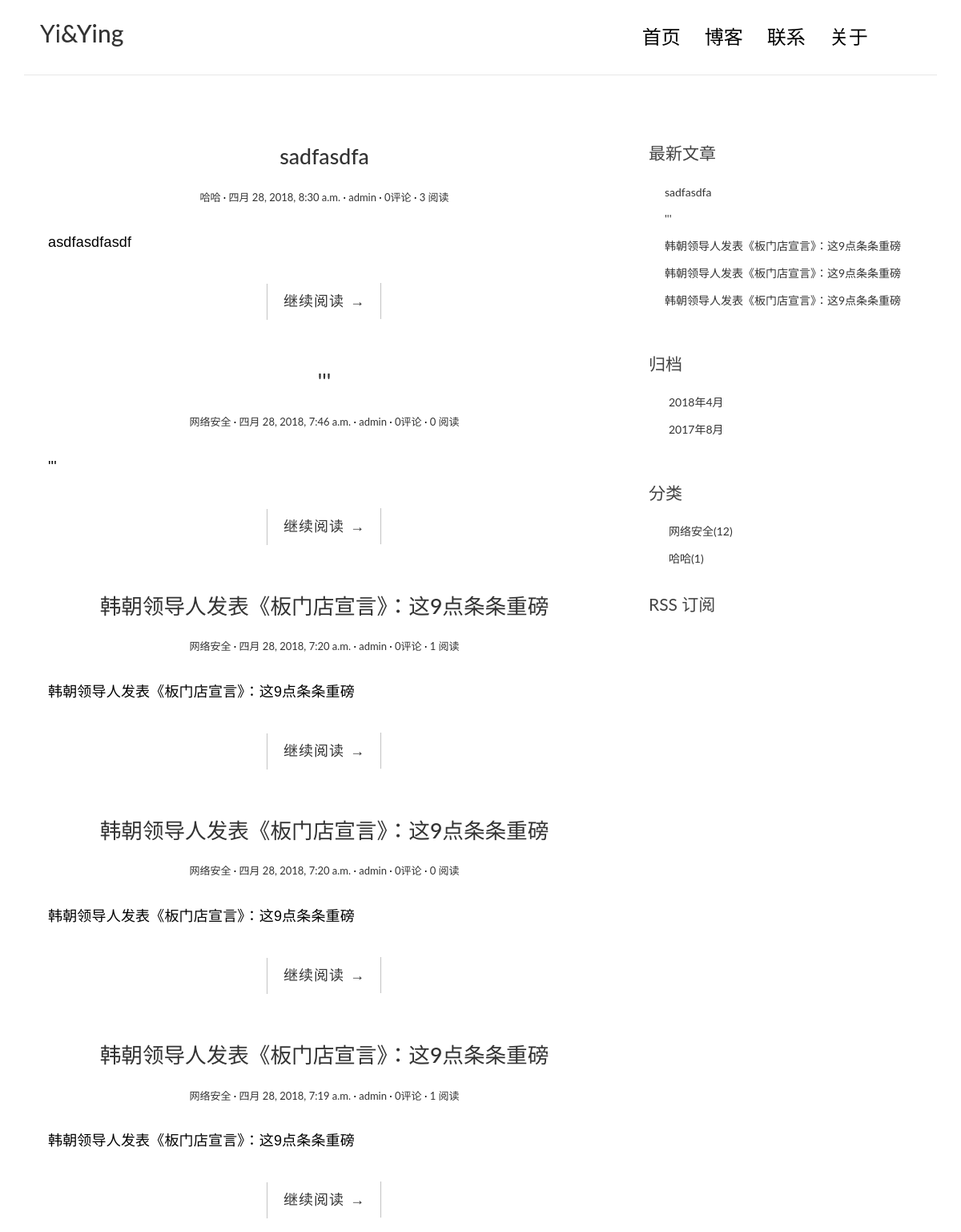
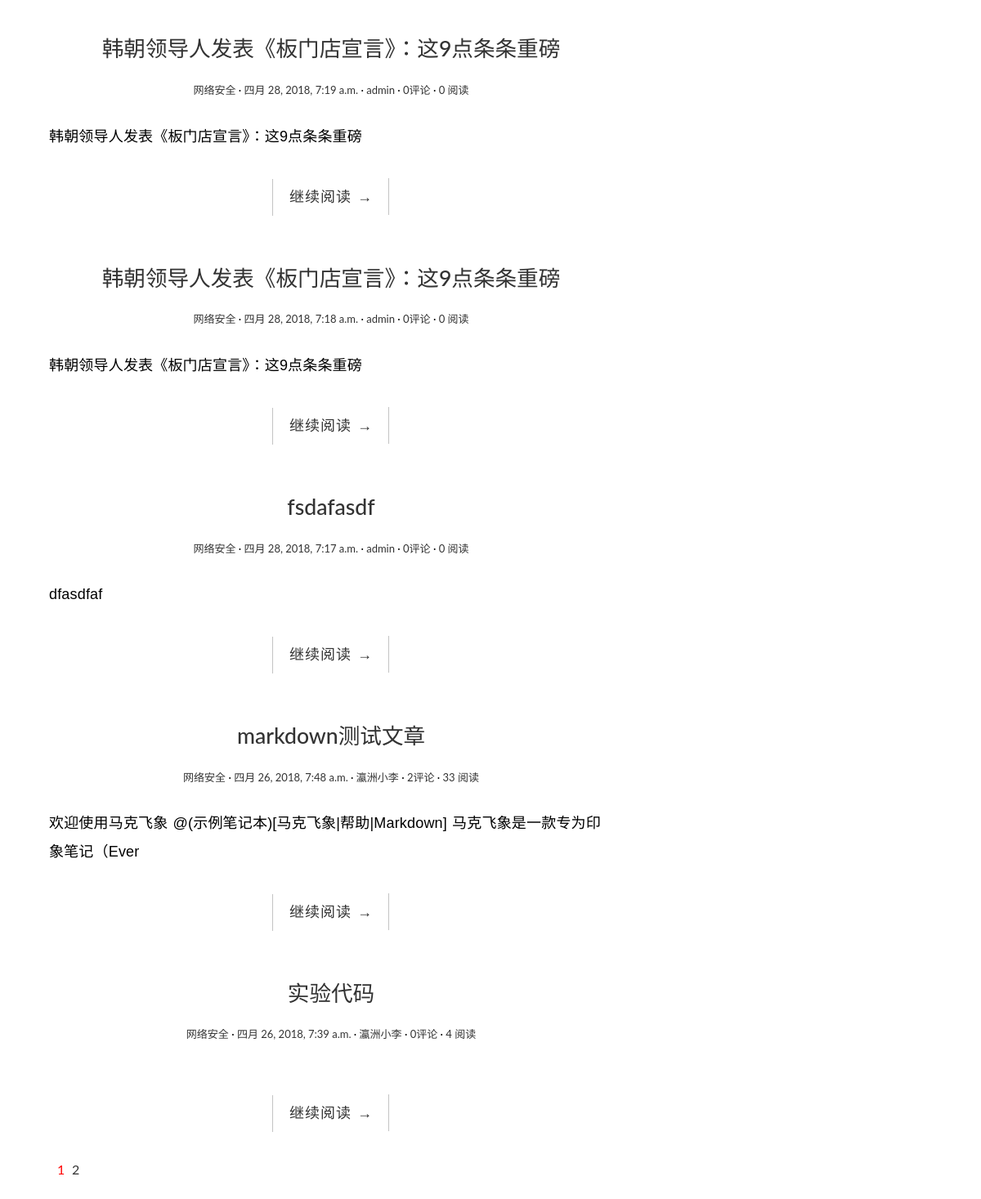
The page / on the database its author committed (2 pictures, top to bottom).
### blog/models.py (models this page shows, shortened)
class Post(models.Model):
    title = models.CharField(max_length=70)
    body = models.TextField()
    excerpt = models.CharField(max_length=200,blank=True)
    created_time = models.DateTimeField()
    modified_time = models.DateTimeField()
    category = models.ForeignKey(Category,on_delete=models.CASCADE)
    tags = models.ManyToManyField(Tag, blank=True)
    author = models.ForeignKey(User,on_delete=models.CASCADE)
    views = models.PositiveIntegerField(default=0)
    def get_absolute_url(self):
        return reverse('blog:detail', kwargs={'pk':self.pk})
    class Meta:
        ordering = ['-created_time','title']

class Category(models.Model):
    name = models.CharField(max_length=100)

### blog/views.py (the view, shortened to what this page needs)
# urls.py: url(r'^$', views.IndexView.as_view(), name='index'),
class IndexView(ListView):
    model = Post
    template_name = 'blog/index.html'
    context_object_name = 'post_list'
    paginate_by = 10
    def get_context_data(self, **kwargs):
        context = super().get_context_data(**kwargs)
        paginator = context.get('paginator')
        page = context.get('page_obj')
        is_paginated = context.get('is_paginated')
        pagination_data = self.pagination_data(paginator, page, is_paginated)
        context.update(pagination_data)
        return context
    def pagination_data(self, paginator, page, is_paginated):
        if not is_paginated:
            return {}
        left = []
        right = []
        left_has_more = False
        right_has_more = False
        first = False
        last = False
        page_number = page.number
        total_pages = paginator.num_pages
        page_range = paginator.page_range
        if page_number == 1:
            right = page_range[page_number:page_number + 2]
            if right[-1] < total_pages - 1:
                right_has_more = True
            if right[-1] < total_pages:
                last = True
        elif page_number == total_pages:
            left = page_range[(page_number - 3) if (page_number - 3) > 0 else 0:page_number - 1]
            if left[0] > 2:
                left_has_more = True
            if left[0] > 1:
                first = True
        data = {
            'left': left,
            'right': right,
            'left_has_more': left_has_more,
            'right_has_more': right_has_more,
            'first': first,
            'last': last,
        }
        return data

### blog/templatetags/blog_tags.py (called while the page is built)
@register.simple_tag()
def get_recent_posts(num=5):
    return Post.objects.all().order_by('-created_time')[:num]

@register.simple_tag()
def archives():
    return Post.objects.dates('created_time','month',order='DESC')

@register.simple_tag()
def get_categories():
    return Category.objects.annotate(num_posts=Count('post')).filter(num_posts__gt=0)

### templates/blog/index.html (shortened to what this page needs)
{% extends 'base.html' %}
{% block main %}
    {% for post in post_list %}
        <article class="post post-{{ post.pk }}">
            <header class="entry-header">
                <h1 class="entry-title">
                    <a href="{{ post.get_absolute_url }}">{{ post.title }}</a>
                </h1>
                <div class="entry-meta">
                    <span class="post-category">
                        <a href="#">{{ post.category.name }}</a></span>
                    <span class="post-date"><a href="#"><time class="entry-date"
                                                              datetime="{{ post.created_time }}">{{ post.created_time }}</time></a></span>
                    <span class="post-author"><a href="#">{{ post.author }}</a></span>
                    <span class="comments-link"><a href="#">{{post.comment_set.count}}评论</a></span>
                    <span class="views-count"><a href="{{post.get_absolute_url}}">{{post.views}} 阅读</a></span>
                </div>
            </header>
            <div class="entry-content clearfix">
                <p>{{ post.excerpt }}</p>
                <div class="read-more cl-effect-14">
                    <a href="{{ post.get_absolute_url }}" class="more-link">继续阅读 <span class="meta-nav">→</span></a>
                </div>
            </div>
        </article>
    {% empty %}
        <div class="no-post">暂时还没有发布的文章！</div>
    {% endfor %}
    {% if is_paginated %}
        <div class="pagination">
            <ul>
                <li class="current"><a href="?page={{ page_obj.number }}">{{ page_obj.number }}</a></li>
                {% if right %}
                    {% for i in right %}
                        <li><a href="?page={{ i }}">{{ i }}</a></li>
                    {% endfor %}
                {% endif %}
            </ul>
        </div>
    {% endif %}
{% endblock main %}

### templates/base.html (shortened to what this page needs)
{%load staticfiles%}
{%load blog_tags%}
<!DOCTYPE html>
<html>
<head>
    <link rel="stylesheet" href="css/bootstrap.min.css">
    <link rel="stylesheet" href="http://code.ionicframework.com/ionicons/2.0.1/css/ionicons.min.css">
    <link rel="stylesheet" href="{% static 'blog/css/bootstrap.min.css' %}">
    <link rel="stylesheet" href="{% static 'blog/css/pace.css' %}">
    <link rel="stylesheet" href="{% static 'blog/css/custom.css' %}">
    <link rel="stylesheet" href="{% static 'blog/css/highlights/github.css' %}">
</head>
<body>
<div class="container">
    <header id="site-header">
        <div class="row">
            <div class="col-md-4 col-sm-5 col-xs-8">
                <div class="logo">
                    <h2><a href="{% url 'blog:index' %}"><b>Yi</b>&amp;Ying</a></h2>
                </div>
            </div>
            <div class="col-md-8 col-sm-7 col-xs-4">
                <nav class="main-nav" role="navigation">
                    <div class="collapse navbar-collapse" id="bs-example-navbar-collapse-1">
                        <ul class="nav navbar-nav navbar-right">
                            <li class="cl-effect-11"><a href="{% url 'blog:index' %}" data-hover="首页">首页</a></li>
                            <li class="cl-effect-11"><a href="{% url 'blog:index' %}" data-hover="博客">博客</a></li>
                            <li class="cl-effect-11"><a href="{% url 'blog:index' %}" data-hover="联系">联系</a></li>
                            <li class="cl-effect-11"><a href="{% url 'blog:index' %}" data-hover="关于">关于</a></li>
                        </ul>
                    </div>
                </nav>
            </div>
        </div>
    </header>
</div>
<div class="content-body">
    <div class="container">
        <div class="row">
            <main class="col-md-8">
                {% block main %}
                {% endblock main %}
            </main>
            <aside class="col-md-4">
                <div class="widget widget-recent-posts">
                    <h3 class="widget-title">最新文章</h3>
                    {% get_recent_posts as recent_post_list %}
                    <ul>
                        {%for post in recent_post_list%}
                        <li>
                            <a href="{{ post.get_absolute_url }}">{{ post.title }}</a>
                        </li>
                        {% empty %}
                        暂无文章!
                        {%endfor%}
                    </ul>
                </div>
                <div class="widget widget-archives">
                    <h3 class="widget-title">归档</h3>
                    {% archives as date_list %}
                    <ul>
                        {% for date in date_list %}
                        <li>
                            <a href="{% url 'blog:archives' date.year date.month %}">
                                {{date.year}}年{{date.month}}月
                            </a>
                        </li>
                        {% empty %}
                        暂无归档!
                        {% endfor %}
                    </ul>
                </div>
                <div class="widget widget-category">
                    <h3 class="widget-title">分类</h3>
                        {% get_categories as category_list %}
                    <ul>
                        {% for category in category_list %}
                        <li>
                            <a href="{% url 'blog:category' category.pk %}">{{category.name}}<span class="post-count">({{ category.num_posts }})</span></a>
                        </li>
                        {% empty%}
                        暂无分类!
                        {% endfor %}
                    </ul>
                </div>
                <div class="rss">
                    <a href="{%url 'rss'%}"> RSS 订阅</a>
                </div>
            </aside>
        </div>
    </div>
</div>
</body>
</html>

### blog/static/blog/css/custom.css (style rules this page uses)
* { outline: none; }
h1, h2, h3, h4, h5, h6 { margin-top: 0; }
b { font-weight: 400; }
a { color: #333; }
body { color: #444; font-family: 'Lato', sans-serif; }
p { font-family: 'Ubuntu', sans-serif; font-weight: 400; word-spacing: 1px; letter-spacing: 0.01em; }
#site-header { background-color: #FFF; padding: 25px 20px; margin-bottom: 40px; border-bottom: 1px solid #e7e7e7; }
.main-nav { margin-top: 11px; max-width: 95%; }
.main-nav a { color: #000000 !important; padding: 0 0 5px 0 !important; margin-right: 30px; font-family: 'Lato', sans-serif; font-weight: 300; font-size: 24px; }
.cl-effect-11 a { padding: 10px 0; color: #0972b4; text-shadow: none; }
.cl-effect-11 a::before { position: absolute; top: 0; left: 0; overflow: hidden; padding: 0 0 5px 0 !important; max-width: 0; border-bottom: 1px solid #000; color: #000; content: attr(data-hover); white-space: nowrap; -webkit-transition: max-width 0.5s; -moz-transition: max-width 0.5s; transition: max-width 0.5s; }
.content-body { padding-bottom: 4em; }
.post { background: #fff; padding: 30px 30px 0; }
.entry-title { text-align: center; font-size: 1.9em; margin-bottom: 20px; line-height: 1.6; padding: 10px 20px 0; }
.entry-meta { text-align: center; color: #DDDDDD; font-size: 13px; margin-bottom: 30px; }
.entry-content { font-size: 18px; line-height: 1.9; font-weight: 300; color: #000; }
.post-category::after, .post-date::after, .post-author::after, .comments-link::after { content: ' ·'; color: #000; }
.read-more { font-family: 'Ubuntu', sans-serif; font-weight: 400; word-spacing: 1px; letter-spacing: 0.01em; text-align: center; margin-top: 20px; }
.cl-effect-14 a { padding: 0 20px; height: 45px; line-height: 45px; position: relative; display: inline-block; margin: 15px 25px; letter-spacing: 1px; font-weight: 400; text-shadow: 0 0 1px rgba(255, 255, 255, 0.3); }
.cl-effect-14 a::before, .cl-effect-14 a::after { position: absolute; width: 45px; height: 1px; background: #C3C3C3; content: ''; -webkit-transition: all 0.3s; -moz-transition: all 0.3s; transition: all 0.3s; pointer-events: none; }
.cl-effect-14 a::before { top: 0; left: 0; -webkit-transform: rotate(90deg); -moz-transform: rotate(90deg); transform: rotate(90deg); -webkit-transform-origin: 0 0; -moz-transform-origin: 0 0; transform-origin: 0 0; }
.cl-effect-14 a::after { right: 0; bottom: 0; -webkit-transform: rotate(90deg); -moz-transform: rotate(90deg); transform: rotate(90deg); -webkit-transform-origin: 100% 0; -moz-transform-origin: 100% 0; transform-origin: 100% 0; }
.widget { background: #fff; padding: 30px 0 0; }
.widget-title { font-size: 1.5em; margin-bottom: 20px; line-height: 1.6; padding: 10px 0 0; font-weight: 400; }
.widget-recent-posts ul { padding: 0; margin: 0; padding-left: 20px; }
.widget-recent-posts ul li { list-style-type: none; position: relative; line-height: 170%; margin-bottom: 10px; }
.widget-recent-posts ul li::before { content: '\f3d3'; font-family: "Ionicons"; position: absolute; left: -17px; top: 3px; font-size: 16px; color: #000; }
.widget-archives ul { padding: 0; margin: 0; padding-left: 25px; }
.widget-archives ul li { list-style-type: none; position: relative; line-height: 170%; margin-bottom: 10px; }
.widget-archives ul li::before { content: '\f3f3'; font-family: "Ionicons"; position: absolute; left: -25px; top: 1px; font-size: 16px; color: #000; }
.widget-category ul { padding: 0; margin: 0; padding-left: 25px; }
.widget-category ul li { list-style-type: none; position: relative; line-height: 170%; margin-bottom: 10px; }
.widget-category ul li::before { content: '\f3fe'; font-family: "Ionicons"; position: absolute; left: -25px; top: 1px; font-size: 18px; color: #000; }
.rss { font-size: 21px; margin-top: 30px; }
.rss a { color: #444; }
.pagination ul { list-style: none; }
.pagination ul li { display: inline-block; font-size: 16px; margin-right: 5px; }
.current a { color: red; }

### rows shown on the page
Post: title "sadfasdfa", category.name "哈哈", created_time "四月 28, 2018, 8:30 a.m.", author "admin", comment_set.count "0", views "3", excerpt "asdfasdfasdf"
Post: title "'''", category.name "网络安全", created_time "四月 28, 2018, 7:46 a.m.", author "admin", comment_set.count "0", views "0", excerpt "'''"
Post: title "韩朝领导人发表《板门店宣言》：这9点条条重磅", category.name "网络安全", created_time "四月 28, 2018, 7:20 a.m.", author "admin", comment_set.count "0", views "1", excerpt "韩朝领导人发表《板门店宣言》：这9点条条重磅"
Post: title "韩朝领导人发表《板门店宣言》：这9点条条重磅", category.name "网络安全", created_time "四月 28, 2018, 7:20 a.m.", author "admin", comment_set.count "0", views "0", excerpt "韩朝领导人发表《板门店宣言》：这9点条条重磅"
Post: title "韩朝领导人发表《板门店宣言》：这9点条条重磅", category.name "网络安全", created_time "四月 28, 2018, 7:19 a.m.", author "admin", comment_set.count "0", views "1", excerpt "韩朝领导人发表《板门店宣言》：这9点条条重磅"
Post: title "韩朝领导人发表《板门店宣言》：这9点条条重磅", category.name "网络安全", created_time "四月 28, 2018, 7:19 a.m.", author "admin", comment_set.count "0", views "0", excerpt "韩朝领导人发表《板门店宣言》：这9点条条重磅"
Post: title "韩朝领导人发表《板门店宣言》：这9点条条重磅", category.name "网络安全", created_time "四月 28, 2018, 7:18 a.m.", author "admin", comment_set.count "0", views "0", excerpt "韩朝领导人发表《板门店宣言》：这9点条条重磅"
Post: title "fsdafasdf", category.name "网络安全", created_time "四月 28, 2018, 7:17 a.m.", author "admin", comment_set.count "0", views "0", excerpt "dfasdfaf"
Post: title "markdown测试文章", category.name "网络安全", created_time "四月 26, 2018, 7:48 a.m.", author "瀛洲小李", comment_set.count "2", views "33", excerpt "欢迎使用马克飞象 @(示例笔记本)[马克飞象|帮助|Markdown] 马克飞象是一款专为印象笔记（Ever"
Post: title "实验代码", category.name "网络安全", created_time "四月 26, 2018, 7:39 a.m.", author "瀛洲小李", comment_set.count "0", views "4"
Category: name "网络安全", num_posts "12"
Category: name "哈哈", num_posts "1"

### other values the page prints
{{ page_obj.number }} "1"
{{ i }} "2"
{{ date.year }} "2018" "2017"
{{ date.month }} "4" "8"
